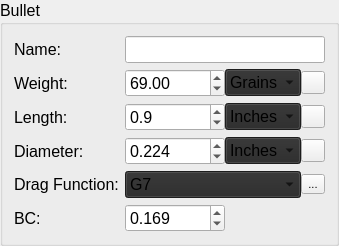
           <widget class="QGroupBox" name="bulletGroupBox">
            <property name="sizePolicy">
             <sizepolicy hsizetype="Preferred" vsizetype="Fixed">
              <horstretch>0</horstretch>
              <verstretch>0</verstretch>
             </sizepolicy>
            </property>
            <property name="minimumSize">
             <size>
              <width>0</width>
              <height>219</height>
             </size>
            </property>
            <property name="font">
             <font>
              <pointsize>12</pointsize>
             </font>
            </property>
            <property name="styleSheet">
             <string notr="true"/>
            </property>
            <property name="title">
             <string>Bullet</string>
            </property>
            <layout class="QFormLayout" name="formLayout_3">
             <item row="0" column="0">
              <widget class="QLabel" name="label_14">
               <property name="font">
                <font>
                 <pointsize>12</pointsize>
                </font>
               </property>
               <property name="text">
                <string>Name:</string>
               </property>
              </widget>
             </item>
             <item row="0" column="1">
              <widget class="QLineEdit" name="bulletName">
               <property name="sizePolicy">
                <sizepolicy hsizetype="Fixed" vsizetype="Fixed">
                 <horstretch>0</horstretch>
                 <verstretch>0</verstretch>
                </sizepolicy>
               </property>
               <property name="minimumSize">
                <size>
                 <width>200</width>
                 <height>0</height>
                </size>
               </property>
               <property name="maximumSize">
                <size>
                 <width>170</width>
                 <height>16777215</height>
                </size>
               </property>
               <property name="font">
                <font>
                 <pointsize>12</pointsize>
                </font>
               </property>
               <property name="styleSheet">
                <string notr="true"/>
               </property>
               <property name="text">
                <string/>
               </property>
               <property name="maxLength">
                <number>20</number>
               </property>
               <property name="frame">
                <bool>true</bool>
               </property>
              </widget>
             </item>
             <item row="1" column="0">
              <widget class="QLabel" name="label_11">
               <property name="font">
                <font>
                 <pointsize>12</pointsize>
                </font>
               </property>
               <property name="text">
                <string>Weight:</string>
               </property>
              </widget>
             </item>
             <item row="1" column="1">
              <widget class="QWidget" name="horizontalWidget" native="true">
               <property name="minimumSize">
                <size>
                 <width>170</width>
                 <height>0</height>
                </size>
               </property>
               <property name="maximumSize">
                <size>
                 <width>200</width>
                 <height>16777215</height>
                </size>
               </property>
               <layout class="QHBoxLayout" name="horizontalLayout_2">
                <property name="spacing">
                 <number>0</number>
                </property>
                <property name="leftMargin">
                 <number>0</number>
                </property>
                <property name="topMargin">
                 <number>0</number>
                </property>
                <property name="rightMargin">
                 <number>0</number>
                </property>
                <property name="bottomMargin">
                 <number>0</number>
                </property>
                <item>
                 <widget class="QDoubleSpinBox" name="bulletWeight">
                  <property name="minimumSize">
                   <size>
                    <width>100</width>
                    <height>0</height>
                   </size>
                  </property>
                  <property name="maximumSize">
                   <size>
                    <width>100</width>
                    <height>16777215</height>
                   </size>
                  </property>
                  <property name="font">
                   <font>
                    <pointsize>12</pointsize>
                   </font>
                  </property>
                  <property name="decimals">
                   <number>2</number>
                  </property>
                  <property name="maximum">
                   <double>1000.000000000000000</double>
                  </property>
                  <property name="singleStep">
                   <double>0.010000000000000</double>
                  </property>
                  <property name="value">
                   <double>69.000000000000000</double>
                  </property>
                 </widget>
                </item>
                <item>
                 <widget class="QComboBox" name="weightComboBox">
                  <property name="sizePolicy">
                   <sizepolicy hsizetype="Fixed" vsizetype="Fixed">
                    <horstretch>0</horstretch>
                    <verstretch>0</verstretch>
                   </sizepolicy>
                  </property>
                  <property name="minimumSize">
                   <size>
                    <width>30</width>
                    <height>0</height>
                   </size>
                  </property>
                  <property name="font">
                   <font>
                    <pointsize>12</pointsize>
                   </font>
                  </property>
                  <property name="styleSheet">
                   <string>background-color: rgb(40, 40, 40);</string>
                  </property>
                  <item>
                   <property name="text">
                    <string>Grains</string>
                   </property>
                  </item>
                  <item>
                   <property name="text">
                    <string>Grams</string>
                   </property>
                  </item>
                 </widget>
                </item>
                <item>
                 <widget class="QToolButton" name="weightToolButton">
                  <property name="sizePolicy">
                   <sizepolicy hsizetype="Expanding" vsizetype="Fixed">
                    <horstretch>0</horstretch>
                    <verstretch>0</verstretch>
                   </sizepolicy>
                  </property>
                  <property name="font">
                   <font>
                    <pointsize>8</pointsize>
                    <weight>75</weight>
                    <italic>false</italic>
                    <bold>true</bold>
                    <underline>false</underline>
                   </font>
                  </property>
                  <property name="text">
                   <string/>
                  </property>
                  <property name="icon">
                   <iconset>
                    <normaloff>.rsrc/res/drawable/secondarybtn21a.png</normaloff>.rsrc/res/drawable/secondarybtn21a.png</iconset>
                  </property>
                  <property name="iconSize">
                   <size>
                    <width>16</width>
                    <height>16</height>
                   </size>
                  </property>
                 </widget>
                </item>
               </layout>
              </widget>
             </item>
             <item row="2" column="0">
              <widget class="QLabel" name="label_10">
               <property name="font">
                <font>
                 <pointsize>12</pointsize>
                </font>
               </property>
               <property name="text">
                <string>Length:</string>
               </property>
              </widget>
             </item>
             <item row="2" column="1">
              <widget class="QWidget" name="horizontalWidget_2" native="true">
               <property name="minimumSize">
                <size>
                 <width>170</width>
                 <height>0</height>
                </size>
               </property>
               <property name="maximumSize">
                <size>
                 <width>200</width>
                 <height>16777215</height>
                </size>
               </property>
               <layout class="QHBoxLayout" name="horizontalLayout_3">
                <property name="spacing">
                 <number>0</number>
                </property>
                <property name="leftMargin">
                 <number>0</number>
                </property>
                <property name="topMargin">
                 <number>0</number>
                </property>
                <property name="rightMargin">
                 <number>0</number>
                </property>
                <property name="bottomMargin">
                 <number>0</number>
                </property>
                <item>
                 <widget class="QDoubleSpinBox" name="lengthDoubleSpinBox">
                  <property name="minimumSize">
                   <size>
                    <width>100</width>
                    <height>0</height>
                   </size>
                  </property>
                  <property name="maximumSize">
                   <size>
                    <width>100</width>
                    <height>16777215</height>
                   </size>
                  </property>
                  <property name="font">
                   <font>
                    <pointsize>12</pointsize>
                   </font>
                  </property>
                  <property name="decimals">
                   <number>1</number>
                  </property>
                  <property name="singleStep">
                   <double>0.100000000000000</double>
                  </property>
                  <property name="value">
                   <double>0.900000000000000</double>
                  </property>
                 </widget>
                </item>
                <item>
                 <widget class="QComboBox" name="lengthComboBox">
                  <property name="sizePolicy">
                   <sizepolicy hsizetype="Fixed" vsizetype="Fixed">
                    <horstretch>0</horstretch>
                    <verstretch>0</verstretch>
                   </sizepolicy>
                  </property>
                  <property name="font">
                   <font>
                    <pointsize>12</pointsize>
                   </font>
                  </property>
                  <property name="styleSheet">
                   <string>background-color: rgb(40, 40, 40);</string>
                  </property>
                  <item>
                   <property name="text">
                    <string>Inches</string>
                   </property>
                  </item>
                  <item>
                   <property name="text">
                    <string>mm</string>
                   </property>
                  </item>
                 </widget>
                </item>
                <item>
                 <widget class="QToolButton" name="lengthToolButton">
                  <property name="sizePolicy">
                   <sizepolicy hsizetype="Expanding" vsizetype="Fixed">
                    <horstretch>0</horstretch>
                    <verstretch>0</verstretch>
                   </sizepolicy>
                  </property>
                  <property name="font">
                   <font>
                    <pointsize>8</pointsize>
                    <weight>75</weight>
                    <italic>false</italic>
                    <bold>true</bold>
                    <underline>false</underline>
                   </font>
                  </property>
                  <property name="text">
                   <string/>
                  </property>
                  <property name="icon">
                   <iconset>
                    <normaloff>.rsrc/res/drawable/secondarybtn21a.png</normaloff>.rsrc/res/drawable/secondarybtn21a.png</iconset>
                  </property>
                  <property name="iconSize">
                   <size>
                    <width>16</width>
                    <height>16</height>
                   </size>
                  </property>
                 </widget>
                </item>
               </layout>
              </widget>
             </item>
             <item row="3" column="0">
              <widget class="QLabel" name="label_12">
               <property name="font">
                <font>
                 <pointsize>12</pointsize>
                </font>
               </property>
               <property name="text">
                <string>Diameter:</string>
               </property>
              </widget>
             </item>
             <item row="3" column="1">
              <widget class="QWidget" name="horizontalWidget_3" native="true">
               <property name="minimumSize">
                <size>
                 <width>170</width>
                 <height>0</height>
                </size>
               </property>
               <property name="maximumSize">
                <size>
                 <width>200</width>
                 <height>16777215</height>
                </size>
               </property>
               <layout class="QHBoxLayout" name="horizontalLayout_4">
                <property name="spacing">
                 <number>0</number>
                </property>
                <property name="leftMargin">
                 <number>0</number>
                </property>
                <property name="topMargin">
                 <number>0</number>
                </property>
                <property name="rightMargin">
                 <number>0</number>
                </property>
                <property name="bottomMargin">
                 <number>0</number>
                </property>
                <item>
                 <widget class="QDoubleSpinBox" name="diameterDoubleSpinBox">
                  <property name="minimumSize">
                   <size>
                    <width>100</width>
                    <height>0</height>
                   </size>
                  </property>
                  <property name="maximumSize">
                   <size>
                    <width>100</width>
                    <height>16777215</height>
                   </size>
                  </property>
                  <property name="font">
                   <font>
                    <pointsize>12</pointsize>
                   </font>
                  </property>
                  <property name="decimals">
                   <number>3</number>
                  </property>
                  <property name="singleStep">
                   <double>0.001000000000000</double>
                  </property>
                  <property name="value">
                   <double>0.224000000000000</double>
                  </property>
                 </widget>
                </item>
                <item>
                 <widget class="QComboBox" name="diameterComboBox">
                  <property name="sizePolicy">
                   <sizepolicy hsizetype="Fixed" vsizetype="Fixed">
                    <horstretch>0</horstretch>
                    <verstretch>0</verstretch>
                   </sizepolicy>
                  </property>
                  <property name="font">
                   <font>
                    <pointsize>12</pointsize>
                   </font>
                  </property>
                  <property name="styleSheet">
                   <string notr="true">background-color: rgb(40, 40, 40);</string>
                  </property>
                  <item>
                   <property name="text">
                    <string>Inches</string>
                   </property>
                  </item>
                  <item>
                   <property name="text">
                    <string>mm</string>
                   </property>
                  </item>
                 </widget>
                </item>
                <item>
                 <widget class="QToolButton" name="diameterToolButton">
                  <property name="sizePolicy">
                   <sizepolicy hsizetype="Expanding" vsizetype="Fixed">
                    <horstretch>0</horstretch>
                    <verstretch>0</verstretch>
                   </sizepolicy>
                  </property>
                  <property name="font">
                   <font>
                    <pointsize>8</pointsize>
                    <weight>75</weight>
                    <italic>false</italic>
                    <bold>true</bold>
                    <underline>false</underline>
                   </font>
                  </property>
                  <property name="text">
                   <string/>
                  </property>
                  <property name="icon">
                   <iconset>
                    <normaloff>.rsrc/res/drawable/secondarybtn21a.png</normaloff>.rsrc/res/drawable/secondarybtn21a.png</iconset>
                  </property>
                  <property name="iconSize">
                   <size>
                    <width>16</width>
                    <height>16</height>
                   </size>
                  </property>
                 </widget>
                </item>
               </layout>
              </widget>
             </item>
             <item row="4" column="0">
              <widget class="QLabel" name="label_22">
               <property name="font">
                <font>
                 <pointsize>12</pointsize>
                </font>
               </property>
               <property name="text">
                <string>Drag Function:</string>
               </property>
              </widget>
             </item>
             <item row="4" column="1">
              <widget class="QWidget" name="horizontalWidget_4" native="true">
               <property name="maximumSize">
                <size>
                 <width>200</width>
                 <height>16777215</height>
                </size>
               </property>
               <layout class="QHBoxLayout" name="horizontalLayout_5">
                <property name="spacing">
                 <number>0</number>
                </property>
                <property name="leftMargin">
                 <number>0</number>
                </property>
                <property name="topMargin">
                 <number>0</number>
                </property>
                <property name="rightMargin">
                 <number>0</number>
                </property>
                <property name="bottomMargin">
                 <number>0</number>
                </property>
                <item>
                 <widget class="QComboBox" name="dragComboBox">
                  <property name="maximumSize">
                   <size>
                    <width>177</width>
                    <height>16777215</height>
                   </size>
                  </property>
                  <property name="font">
                   <font>
                    <pointsize>12</pointsize>
                   </font>
                  </property>
                  <property name="styleSheet">
                   <string notr="true">background-color: rgb(40, 40, 40);</string>
                  </property>
                  <property name="currentIndex">
                   <number>1</number>
                  </property>
                  <item>
                   <property name="text">
                    <string>G1</string>
                   </property>
                  </item>
                  <item>
                   <property name="text">
                    <string>G7</string>
                   </property>
                  </item>
                  <item>
                   <property name="text">
                    <string>Custom</string>
                   </property>
                  </item>
                 </widget>
                </item>
                <item>
                 <widget class="QToolButton" name="dragToolButton">
                  <property name="font">
                   <font>
                    <pointsize>8</pointsize>
                   </font>
                  </property>
                  <property name="text">
                   <string>...</string>
                  </property>
                 </widget>
                </item>
               </layout>
              </widget>
             </item>
             <item row="5" column="0">
              <widget class="QLabel" name="label_13">
               <property name="font">
                <font>
                 <pointsize>12</pointsize>
                </font>
               </property>
               <property name="text">
                <string>BC:</string>
               </property>
              </widget>
             </item>
             <item row="5" column="1">
              <widget class="QDoubleSpinBox" name="bcDoubleSpinBox">
               <property name="minimumSize">
                <size>
                 <width>100</width>
                 <height>0</height>
                </size>
               </property>
               <property name="maximumSize">
                <size>
                 <width>100</width>
                 <height>16777215</height>
                </size>
               </property>
               <property name="font">
                <font>
                 <pointsize>12</pointsize>
                </font>
               </property>
               <property name="decimals">
                <number>3</number>
               </property>
               <property name="maximum">
                <double>1.000000000000000</double>
               </property>
               <property name="singleStep">
                <double>0.001000000000000</double>
               </property>
               <property name="value">
                <double>0.169000000000000</double>
               </property>
              </widget>
             </item>
            </layout>
           </widget>
